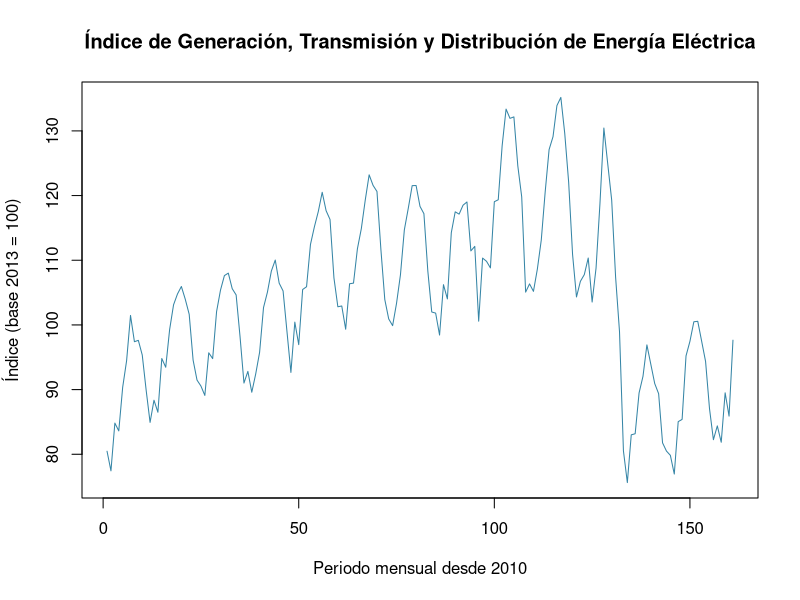
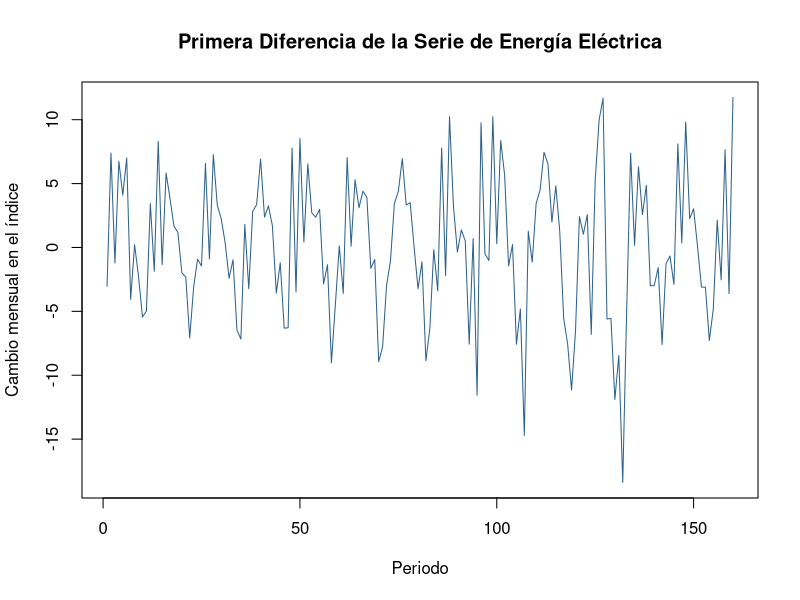
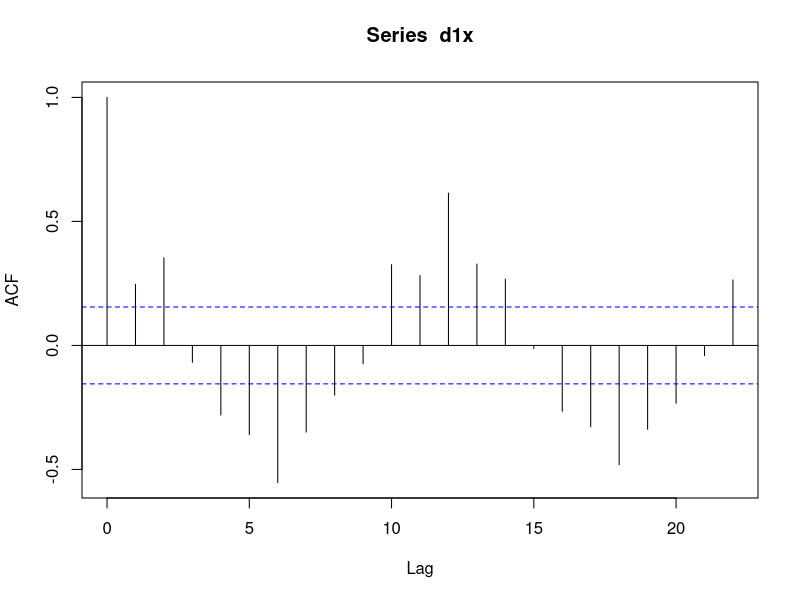
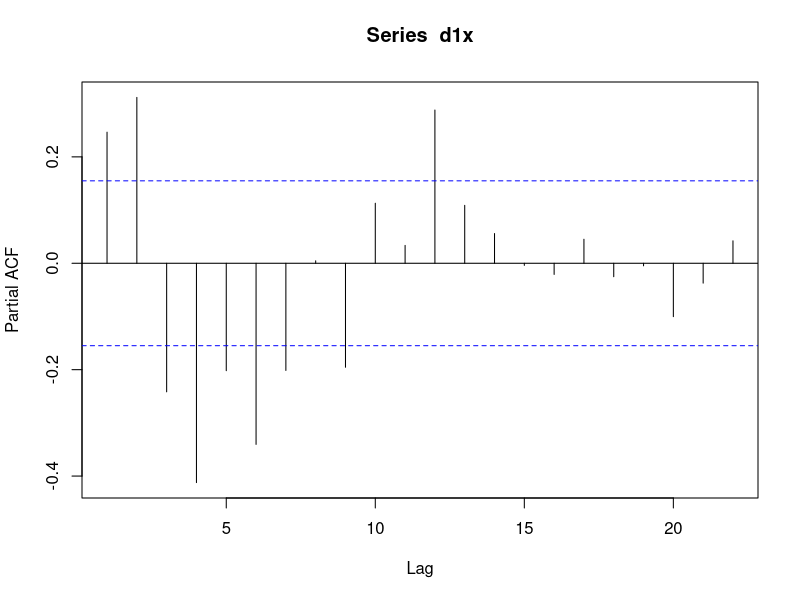
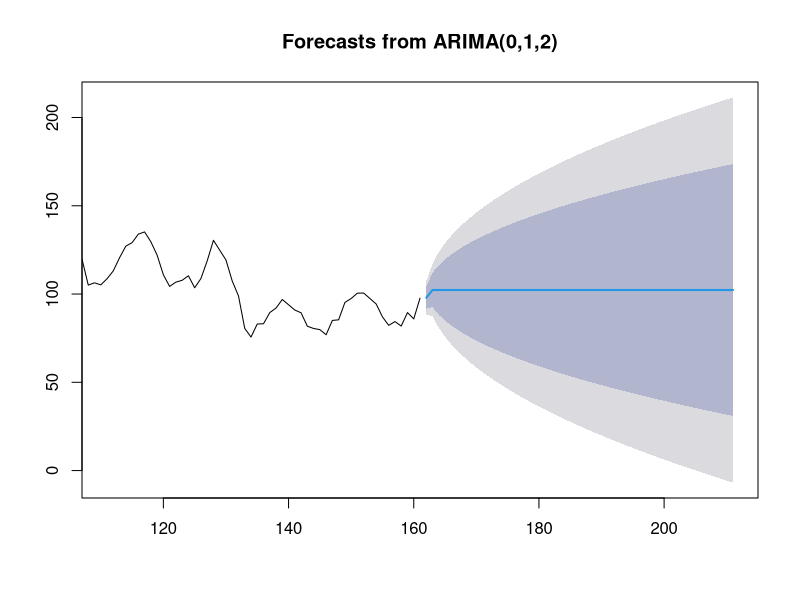

Recreate these plots in R, in order.
## ---- chunk 1
library(tseries)
library(dplyr)
library(lmtest)
library(forecast)
library(ggfortify)
## ---- chunk 2
knitr::opts_chunk$set(echo = TRUE)
## ---- chunk 3
# Generamos Tabla con los datos a evaluar
tabla<-read.csv('energia.csv')
tabla2<-select(tabla,Periodo=y,IE=x)
head(tabla2)

# Grafico de los datos
plot(tabla2$IE, type = 'l',
     main = "Índice de Generación, Transmisión y Distribución de Energía Eléctrica",
     col = "#3585A6",
     xlab = "Periodo mensual desde 2010",
     ylab = "Índice (base 2013 = 100)")


## ---- chunk 4
# Prueba de Dickey Fuller Aumentada
x<-tabla2$IE
adf.test(x)
## ---- chunk 5
# 1era Diferencia
d1x <- diff(x)
adf.test(d1x)  
plot(d1x, type = 'l',
     main = "Primera Diferencia de la Serie de Energía Eléctrica",
     col = "#2E628C",
     xlab = "Periodo",
     ylab = "Cambio mensual en el índice")

# Funcion de autocorrelacion (MA)
acf(d1x)

# Funcion de autocorrelacion parcial (AR)
pacf(d1x)

## ---- chunk 6
# Ajustar un modelo Arima con AIC
p <- 3
q <- 3
d <- 0:2 

tabla0 <- data.frame()

for (d in d) {
  for (p in 0:p) {
    for (q in 0:q) {
      modelo <- tryCatch(
        arima(x, order = c(p, d, q)),
        error = function(e) NULL
      )
      if (!is.null(modelo)) {
        A <- AIC(modelo)
        tabla0 <- rbind(tabla0, c(p, d, q, A))
      }
    }
  }
}

colnames(tabla0) <- c("p", "d", "q", "AIC")
tabla0 <- arrange(tabla0, AIC) %>% head(5)
tabla0

## ---- chunk 7
# Coeficientes significativos? Los 5 mejores 
# Calcular estadísticos t manualmente
modelo1 <- arima(x, order = c(3,1,3))
resumen <-summary(modelo1)
coeficientes <- coef(modelo1)
errores <- sqrt(diag(modelo1$var.coef))  # Errores estándar
t_calculado <- coeficientes / errores
significativos <- abs(t_calculado) >= 1.98
significativos


modelo2 <- arima(x, order = c(3,1,2))
resumen2<-summary(modelo1)
coeficientes <- coef(modelo2)
errores <- sqrt(diag(modelo2$var.coef))  # Errores estándar
t_calculado2 <- coeficientes / errores
significativos2 <- abs(t_calculado2) >= 1.98
significativos2


#modelo3 <- arima(x, order = c(3,1,1))
#summary(modelo1)

#modelo4 <- arima(x, order = c(2,0,2))
#summary(modelo1)

#modelo5 <- arima(x, order = c(3,0,3))
#summary(modelo1)
#coeficientes <- coeftest(modelo5)


## ---- chunk 8
# Intervalos de confianza del mejor modelo
confint(modelo2, level = 0.95)

## ---- chunk 9
modelo2 <- arima(x, order = c(3,1,2))
resumen2<-summary(modelo1)
resumen2
## ---- chunk 10
# Intervalos de confianza
coeficientes <- coef(modelo2)
errores <- sqrt(diag(modelo2$var.coef))


tabla_intervalos <- data.frame(
  Parametro = names(coeficientes),
  Estimacion = coeficientes,
  Std_Error = errores,
  LI = coeficientes - 1.98 * errores,  # Límite inferior
  LS = coeficientes + 1.98 * errores   # Límite superior
)

tabla_intervalos
## ---- chunk 11
# Auto Arima
AA<-auto.arima(x)
AA

## ---- chunk 12
# Intervalos de confianza
coeficientes <- coef(AA)
errores <- sqrt(diag(AA$var.coef))  # Errores estándar
t_calculado <- coeficientes / errores
significativos <- abs(t_calculado) >= 1.98
significativos
## ---- chunk 13
# Intervalos de confianza
coeficientesA <- coef(AA)
erroresA <- sqrt(diag(AA$var.coef))


tabla_intervalosA <- data.frame(
  ParametroA = names(coeficientesA),
  EstimacionA = coeficientesA,
  Std_ErrorA = errores,
  LI = coeficientesA - 1.98 * erroresA,  # Límite inferior
  LS = coeficientesA + 1.98 * erroresA   # Límite superior
)

tabla_intervalosA
## ---- chunk 14
n <- length(x)  # n = 160 (mayo 2023)
plot(forecast(AA, 50), xlim = c(n - 50, n + 50)) 
